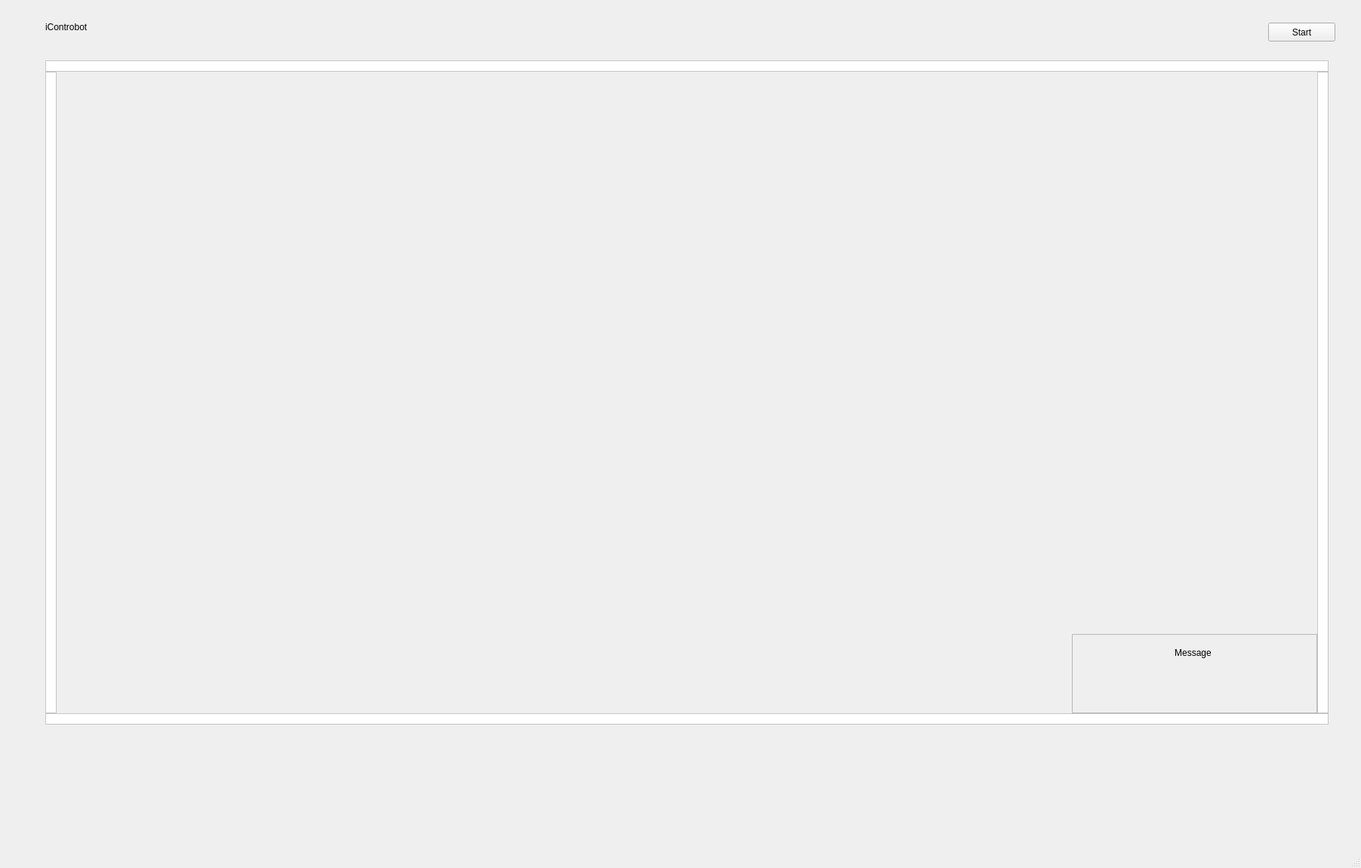
<?xml version="1.0" encoding="UTF-8"?>
<ui version="4.0">
 <class>MainWindow</class>
 <widget class="QMainWindow" name="MainWindow">
  <property name="geometry">
   <rect>
    <x>0</x>
    <y>0</y>
    <width>1803</width>
    <height>1150</height>
   </rect>
  </property>
  <property name="windowTitle">
   <string>MainWindow</string>
  </property>
  <widget class="QWidget" name="centralwidget">
   <widget class="QPushButton" name="start">
    <property name="geometry">
     <rect>
      <x>1680</x>
      <y>30</y>
      <width>89</width>
      <height>25</height>
     </rect>
    </property>
    <property name="text">
     <string>Start</string>
    </property>
   </widget>
   <widget class="QFrame" name="bottom_bar">
    <property name="geometry">
     <rect>
      <x>60</x>
      <y>945</y>
      <width>1700</width>
      <height>15</height>
     </rect>
    </property>
    <property name="autoFillBackground">
     <bool>false</bool>
    </property>
    <property name="styleSheet">
     <string notr="true">background-color: rgb(255, 255, 255);</string>
    </property>
    <property name="frameShape">
     <enum>QFrame::StyledPanel</enum>
    </property>
    <property name="frameShadow">
     <enum>QFrame::Raised</enum>
    </property>
   </widget>
   <widget class="QFrame" name="left_bar">
    <property name="geometry">
     <rect>
      <x>60</x>
      <y>95</y>
      <width>15</width>
      <height>850</height>
     </rect>
    </property>
    <property name="autoFillBackground">
     <bool>false</bool>
    </property>
    <property name="styleSheet">
     <string notr="true">background-color: rgb(255, 255, 255);</string>
    </property>
    <property name="frameShape">
     <enum>QFrame::StyledPanel</enum>
    </property>
    <property name="frameShadow">
     <enum>QFrame::Raised</enum>
    </property>
   </widget>
   <widget class="QFrame" name="right_bar">
    <property name="geometry">
     <rect>
      <x>1745</x>
      <y>95</y>
      <width>15</width>
      <height>850</height>
     </rect>
    </property>
    <property name="autoFillBackground">
     <bool>false</bool>
    </property>
    <property name="styleSheet">
     <string notr="true">background-color: rgb(255, 255, 255);</string>
    </property>
    <property name="frameShape">
     <enum>QFrame::StyledPanel</enum>
    </property>
    <property name="frameShadow">
     <enum>QFrame::Raised</enum>
    </property>
   </widget>
   <widget class="QLabel" name="label">
    <property name="geometry">
     <rect>
      <x>60</x>
      <y>20</y>
      <width>81</width>
      <height>31</height>
     </rect>
    </property>
    <property name="autoFillBackground">
     <bool>true</bool>
    </property>
    <property name="text">
     <string>iControbot</string>
    </property>
    <property name="textFormat">
     <enum>Qt::AutoText</enum>
    </property>
   </widget>
   <widget class="QScrollArea" name="Errors">
    <property name="geometry">
     <rect>
      <x>1420</x>
      <y>840</y>
      <width>325</width>
      <height>105</height>
     </rect>
    </property>
    <property name="layoutDirection">
     <enum>Qt::LeftToRight</enum>
    </property>
    <property name="widgetResizable">
     <bool>true</bool>
    </property>
    <widget class="QWidget" name="scrollAreaWidgetContents">
     <property name="geometry">
      <rect>
       <x>0</x>
       <y>0</y>
       <width>323</width>
       <height>103</height>
      </rect>
     </property>
     <widget class="QWidget" name="verticalLayoutWidget">
      <property name="geometry">
       <rect>
        <x>0</x>
        <y>0</y>
        <width>319</width>
        <height>101</height>
       </rect>
      </property>
      <layout class="QVBoxLayout" name="verticalLayout">
       <item>
        <widget class="QLabel" name="Box_title">
         <property name="text">
          <string>Message</string>
         </property>
         <property name="alignment">
          <set>Qt::AlignCenter</set>
         </property>
        </widget>
       </item>
       <item>
        <widget class="QLabel" name="error_1">
         <property name="minimumSize">
          <size>
           <width>0</width>
           <height>30</height>
          </size>
         </property>
         <property name="autoFillBackground">
          <bool>true</bool>
         </property>
         <property name="text">
          <string/>
         </property>
        </widget>
       </item>
      </layout>
     </widget>
    </widget>
   </widget>
   <widget class="QFrame" name="z_middle_frame">
    <property name="geometry">
     <rect>
      <x>64</x>
      <y>85</y>
      <width>1681</width>
      <height>871</height>
     </rect>
    </property>
    <property name="autoFillBackground">
     <bool>false</bool>
    </property>
    <property name="styleSheet">
     <string notr="true">background-color: rgba(0, 0, 0, 0);</string>
    </property>
    <property name="frameShape">
     <enum>QFrame::StyledPanel</enum>
    </property>
    <property name="frameShadow">
     <enum>QFrame::Raised</enum>
    </property>
   </widget>
   <widget class="QFrame" name="top_bar">
    <property name="geometry">
     <rect>
      <x>60</x>
      <y>80</y>
      <width>1700</width>
      <height>15</height>
     </rect>
    </property>
    <property name="autoFillBackground">
     <bool>false</bool>
    </property>
    <property name="styleSheet">
     <string notr="true">background-color: rgb(255, 255, 255);</string>
    </property>
    <property name="frameShape">
     <enum>QFrame::StyledPanel</enum>
    </property>
    <property name="frameShadow">
     <enum>QFrame::Raised</enum>
    </property>
   </widget>
   <zorder>z_middle_frame</zorder>
   <zorder>start</zorder>
   <zorder>bottom_bar</zorder>
   <zorder>left_bar</zorder>
   <zorder>right_bar</zorder>
   <zorder>label</zorder>
   <zorder>Errors</zorder>
   <zorder>top_bar</zorder>
  </widget>
  <widget class="QMenuBar" name="menubar">
   <property name="geometry">
    <rect>
     <x>0</x>
     <y>0</y>
     <width>1803</width>
     <height>22</height>
    </rect>
   </property>
  </widget>
  <widget class="QStatusBar" name="statusbar"/>
 </widget>
 <resources/>
 <connections/>
</ui>
